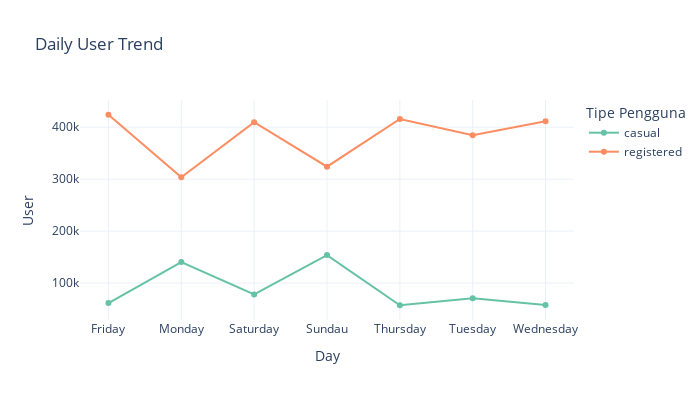

Notebook source saved alongside this figure:
### Code cell
fig = px.line(
    daily.sort_values("day"),
    x="day",
    y=["casual", "registered"],
    title="Daily User Trend",
    labels={"value": "User", "day": "Day", "variable": "Tipe Pengguna"},
    markers=True,
    color="variable",  # Warna berdasarkan tipe pengguna
    color_discrete_sequence=px.colors.qualitative.Set2  # Skema warna yang menarik
)
fig.update_traces(
    hovertemplate="Day: %{x}<br>Tipe: %{legendgroup}<br>Jumlah: %{y:,}"
)
fig.update_layout(
    template="plotly_white",
    height=400,
    width=700
)
fig.show()

### Figure 1 — Plotly figure (JSON) as saved in the notebook; plotly's stock layout.template omitted (floating-point values rounded to 4 significant figures)
{"data": [{"hovertemplate": "Day: %{x}<br>Tipe: %{legendgroup}<br>Jumlah: %{y:,}", "legendgroup": "casual", "line": {"color": "rgb(102,194,165)", "dash": "solid"}, "marker": {"symbol": "circle"}, "mode": "lines+markers", "name": "casual", "orientation": "v", "showlegend": true, "type": "scatter", "x": ["Friday", "Monday", "Saturday", "Sundau", "Thursday", "Tuesday", "Wednesday"], "xaxis": "x", "y": [61460, 140521, 78238, 153852, 57319, 70784, 57843], "yaxis": "y"}, {"hovertemplate": "Day: %{x}<br>Tipe: %{legendgroup}<br>Jumlah: %{y:,}", "legendgroup": "registered", "line": {"color": "rgb(252,141,98)", "dash": "solid"}, "marker": {"symbol": "circle"}, "mode": "lines+markers", "name": "registered", "orientation": "v", "showlegend": true, "type": "scatter", "x": ["Friday", "Monday", "Saturday", "Sundau", "Thursday", "Tuesday", "Wednesday"], "xaxis": "x", "y": [423935, 303506, 409552, 323955, 415729, 384719, 411266], "yaxis": "y"}], "layout": {"height": 400, "legend": {"title": {"text": "Tipe Pengguna"}, "tracegroupgap": 0}, "title": {"text": "Daily User Trend"}, "width": 700, "xaxis": {"anchor": "y", "domain": [0, 1], "title": {"text": "Day"}}, "yaxis": {"anchor": "x", "domain": [0, 1], "title": {"text": "User"}}}}
